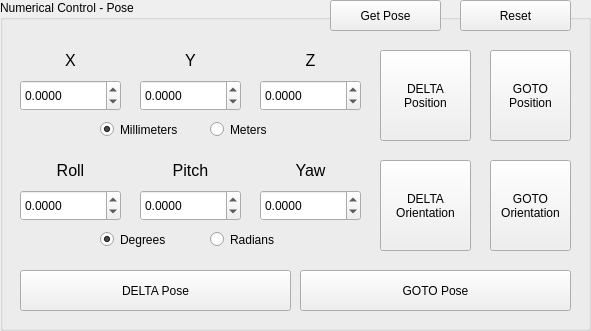
     <widget class="QGroupBox" name="arm1_numerical_controls">
      <property name="geometry">
       <rect>
        <x>650</x>
        <y>80</y>
        <width>591</width>
        <height>331</height>
       </rect>
      </property>
      <property name="title">
       <string>Numerical Control - Pose</string>
      </property>
      <widget class="QLabel" name="label_40">
       <property name="geometry">
        <rect>
         <x>300</x>
         <y>50</y>
         <width>21</width>
         <height>21</height>
        </rect>
       </property>
       <property name="font">
        <font>
         <pointsize>12</pointsize>
        </font>
       </property>
       <property name="text">
        <string>Z</string>
       </property>
       <property name="alignment">
        <set>Qt::AlignCenter</set>
       </property>
      </widget>
      <widget class="QLabel" name="label_38">
       <property name="geometry">
        <rect>
         <x>60</x>
         <y>50</y>
         <width>21</width>
         <height>21</height>
        </rect>
       </property>
       <property name="font">
        <font>
         <pointsize>12</pointsize>
        </font>
       </property>
       <property name="text">
        <string>X</string>
       </property>
       <property name="alignment">
        <set>Qt::AlignCenter</set>
       </property>
      </widget>
      <widget class="QLabel" name="label_39">
       <property name="geometry">
        <rect>
         <x>180</x>
         <y>50</y>
         <width>21</width>
         <height>21</height>
        </rect>
       </property>
       <property name="font">
        <font>
         <pointsize>12</pointsize>
        </font>
       </property>
       <property name="text">
        <string>Y</string>
       </property>
       <property name="alignment">
        <set>Qt::AlignCenter</set>
       </property>
      </widget>
      <widget class="QPushButton" name="arm1_button_goto_position">
       <property name="geometry">
        <rect>
         <x>490</x>
         <y>50</y>
         <width>81</width>
         <height>91</height>
        </rect>
       </property>
       <property name="text">
        <string>GOTO
Position</string>
       </property>
      </widget>
      <widget class="QPushButton" name="arm1_button_delta_position">
       <property name="geometry">
        <rect>
         <x>380</x>
         <y>50</y>
         <width>91</width>
         <height>91</height>
        </rect>
       </property>
       <property name="text">
        <string>DELTA
Position</string>
       </property>
      </widget>
      <widget class="QLabel" name="label_42">
       <property name="geometry">
        <rect>
         <x>50</x>
         <y>160</y>
         <width>41</width>
         <height>21</height>
        </rect>
       </property>
       <property name="font">
        <font>
         <pointsize>12</pointsize>
        </font>
       </property>
       <property name="text">
        <string>Roll</string>
       </property>
       <property name="alignment">
        <set>Qt::AlignCenter</set>
       </property>
      </widget>
      <widget class="QLabel" name="label_41">
       <property name="geometry">
        <rect>
         <x>290</x>
         <y>160</y>
         <width>41</width>
         <height>21</height>
        </rect>
       </property>
       <property name="font">
        <font>
         <pointsize>12</pointsize>
        </font>
       </property>
       <property name="text">
        <string>Yaw</string>
       </property>
       <property name="alignment">
        <set>Qt::AlignCenter</set>
       </property>
      </widget>
      <widget class="QPushButton" name="arm1_button_delta_orientation">
       <property name="geometry">
        <rect>
         <x>380</x>
         <y>160</y>
         <width>91</width>
         <height>91</height>
        </rect>
       </property>
       <property name="text">
        <string>DELTA
Orientation</string>
       </property>
      </widget>
      <widget class="QPushButton" name="arm1_button_goto_orientation">
       <property name="geometry">
        <rect>
         <x>490</x>
         <y>160</y>
         <width>81</width>
         <height>91</height>
        </rect>
       </property>
       <property name="text">
        <string>GOTO
Orientation</string>
       </property>
      </widget>
      <widget class="QLabel" name="label_43">
       <property name="geometry">
        <rect>
         <x>160</x>
         <y>160</y>
         <width>61</width>
         <height>21</height>
        </rect>
       </property>
       <property name="font">
        <font>
         <pointsize>12</pointsize>
        </font>
       </property>
       <property name="text">
        <string>Pitch</string>
       </property>
       <property name="alignment">
        <set>Qt::AlignCenter</set>
       </property>
      </widget>
      <widget class="QPushButton" name="arm1_button_delta_pose">
       <property name="geometry">
        <rect>
         <x>20</x>
         <y>270</y>
         <width>271</width>
         <height>41</height>
        </rect>
       </property>
       <property name="text">
        <string>DELTA Pose</string>
       </property>
      </widget>
      <widget class="QPushButton" name="arm1_button_goto_pose">
       <property name="geometry">
        <rect>
         <x>300</x>
         <y>270</y>
         <width>271</width>
         <height>41</height>
        </rect>
       </property>
       <property name="text">
        <string>GOTO Pose</string>
       </property>
      </widget>
      <widget class="QFrame" name="xyz_unit">
       <property name="geometry">
        <rect>
         <x>100</x>
         <y>120</y>
         <width>181</width>
         <height>31</height>
        </rect>
       </property>
       <property name="font">
        <font>
         <family>Segoe UI</family>
        </font>
       </property>
       <property name="styleSheet">
        <string notr="true">border-style: none</string>
       </property>
       <property name="frameShape">
        <enum>QFrame::StyledPanel</enum>
       </property>
       <property name="frameShadow">
        <enum>QFrame::Raised</enum>
       </property>
       <widget class="QRadioButton" name="arm1_xyz_millimeters">
        <property name="geometry">
         <rect>
          <x>0</x>
          <y>0</y>
          <width>108</width>
          <height>19</height>
         </rect>
        </property>
        <property name="font">
         <font>
          <family>Segoe UI</family>
         </font>
        </property>
        <property name="text">
         <string>Millimeters</string>
        </property>
        <property name="checked">
         <bool>true</bool>
        </property>
       </widget>
       <widget class="QRadioButton" name="arm1_xyz_meters">
        <property name="geometry">
         <rect>
          <x>110</x>
          <y>0</y>
          <width>71</width>
          <height>19</height>
         </rect>
        </property>
        <property name="font">
         <font>
          <family>Segoe UI</family>
         </font>
        </property>
        <property name="text">
         <string>Meters</string>
        </property>
       </widget>
      </widget>
      <widget class="QFrame" name="rpy_unit">
       <property name="geometry">
        <rect>
         <x>100</x>
         <y>230</y>
         <width>191</width>
         <height>31</height>
        </rect>
       </property>
       <property name="font">
        <font>
         <family>Segoe UI</family>
        </font>
       </property>
       <property name="styleSheet">
        <string notr="true">border-style: none;</string>
       </property>
       <property name="frameShape">
        <enum>QFrame::StyledPanel</enum>
       </property>
       <property name="frameShadow">
        <enum>QFrame::Raised</enum>
       </property>
       <widget class="QRadioButton" name="arm1_rpy_degrees">
        <property name="geometry">
         <rect>
          <x>0</x>
          <y>0</y>
          <width>108</width>
          <height>19</height>
         </rect>
        </property>
        <property name="font">
         <font>
          <family>Segoe UI</family>
         </font>
        </property>
        <property name="styleSheet">
         <string notr="true">border-style: none;</string>
        </property>
        <property name="text">
         <string>Degrees</string>
        </property>
        <property name="checked">
         <bool>true</bool>
        </property>
       </widget>
       <widget class="QRadioButton" name="arm1_rpy_radians">
        <property name="geometry">
         <rect>
          <x>110</x>
          <y>0</y>
          <width>81</width>
          <height>19</height>
         </rect>
        </property>
        <property name="font">
         <font>
          <family>Segoe UI</family>
         </font>
        </property>
        <property name="text">
         <string>Radians</string>
        </property>
       </widget>
      </widget>
      <widget class="QDoubleSpinBox" name="arm1_nc_x">
       <property name="geometry">
        <rect>
         <x>20</x>
         <y>80</y>
         <width>101</width>
         <height>31</height>
        </rect>
       </property>
       <property name="decimals">
        <number>4</number>
       </property>
       <property name="minimum">
        <double>-1000.000000000000000</double>
       </property>
       <property name="maximum">
        <double>1000.000000000000000</double>
       </property>
       <property name="singleStep">
        <double>0.100000000000000</double>
       </property>
       <property name="value">
        <double>0.000000000000000</double>
       </property>
      </widget>
      <widget class="QDoubleSpinBox" name="arm1_nc_y">
       <property name="geometry">
        <rect>
         <x>140</x>
         <y>80</y>
         <width>101</width>
         <height>31</height>
        </rect>
       </property>
       <property name="decimals">
        <number>4</number>
       </property>
       <property name="minimum">
        <double>-1000.000000000000000</double>
       </property>
       <property name="maximum">
        <double>1000.000000000000000</double>
       </property>
       <property name="singleStep">
        <double>0.100000000000000</double>
       </property>
       <property name="value">
        <double>0.000000000000000</double>
       </property>
      </widget>
      <widget class="QDoubleSpinBox" name="arm1_nc_z">
       <property name="geometry">
        <rect>
         <x>260</x>
         <y>80</y>
         <width>101</width>
         <height>31</height>
        </rect>
       </property>
       <property name="decimals">
        <number>4</number>
       </property>
       <property name="minimum">
        <double>-1000.000000000000000</double>
       </property>
       <property name="maximum">
        <double>1000.000000000000000</double>
       </property>
       <property name="singleStep">
        <double>0.100000000000000</double>
       </property>
       <property name="value">
        <double>0.000000000000000</double>
       </property>
      </widget>
      <widget class="QDoubleSpinBox" name="arm1_nc_r">
       <property name="geometry">
        <rect>
         <x>20</x>
         <y>190</y>
         <width>101</width>
         <height>31</height>
        </rect>
       </property>
       <property name="decimals">
        <number>4</number>
       </property>
       <property name="minimum">
        <double>-1000.000000000000000</double>
       </property>
       <property name="maximum">
        <double>1000.000000000000000</double>
       </property>
       <property name="singleStep">
        <double>0.100000000000000</double>
       </property>
       <property name="value">
        <double>0.000000000000000</double>
       </property>
      </widget>
      <widget class="QDoubleSpinBox" name="arm1_nc_p">
       <property name="geometry">
        <rect>
         <x>140</x>
         <y>190</y>
         <width>101</width>
         <height>31</height>
        </rect>
       </property>
       <property name="decimals">
        <number>4</number>
       </property>
       <property name="minimum">
        <double>-1000.000000000000000</double>
       </property>
       <property name="maximum">
        <double>1000.000000000000000</double>
       </property>
       <property name="singleStep">
        <double>0.100000000000000</double>
       </property>
       <property name="value">
        <double>0.000000000000000</double>
       </property>
      </widget>
      <widget class="QDoubleSpinBox" name="arm1_nc_y_">
       <property name="geometry">
        <rect>
         <x>260</x>
         <y>190</y>
         <width>101</width>
         <height>31</height>
        </rect>
       </property>
       <property name="decimals">
        <number>4</number>
       </property>
       <property name="minimum">
        <double>-1000.000000000000000</double>
       </property>
       <property name="maximum">
        <double>1000.000000000000000</double>
       </property>
       <property name="singleStep">
        <double>0.100000000000000</double>
       </property>
       <property name="value">
        <double>0.000000000000000</double>
       </property>
      </widget>
      <widget class="QPushButton" name="arm1_reset_pose">
       <property name="geometry">
        <rect>
         <x>460</x>
         <y>0</y>
         <width>111</width>
         <height>31</height>
        </rect>
       </property>
       <property name="text">
        <string>Reset</string>
       </property>
      </widget>
      <widget class="QPushButton" name="arm1_get_pose">
       <property name="geometry">
        <rect>
         <x>330</x>
         <y>0</y>
         <width>111</width>
         <height>31</height>
        </rect>
       </property>
       <property name="text">
        <string>Get Pose</string>
       </property>
      </widget>
     </widget>
